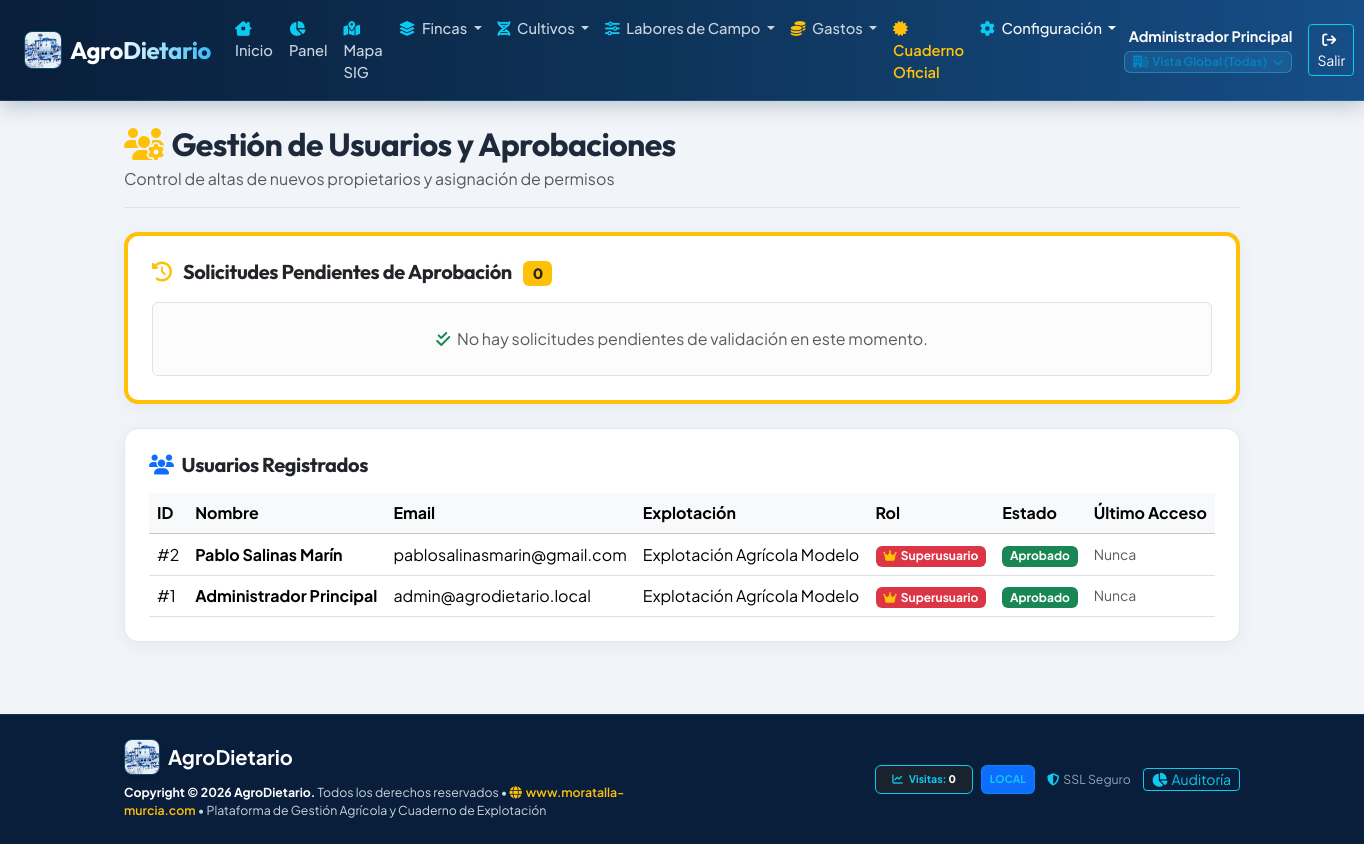
The page /views/admin/usuarios.php (signed in) on the database its author committed.
### tables this page shows
CREATE TABLE usuarios (
    id_usuario INT AUTO_INCREMENT PRIMARY KEY,
    id_propietario INT NULL,
    nombre VARCHAR(100) NOT NULL,
    apellidos VARCHAR(100) NULL,
    email VARCHAR(120) NOT NULL UNIQUE,
    password_hash VARCHAR(255) NOT NULL,
    telefono VARCHAR(30) NULL,
    rol ENUM('superadmin', 'propietario', 'tecnico', 'lector') NOT NULL DEFAULT 'propietario',
    estado ENUM('pendiente', 'aprobado', 'rechazado', 'suspendido') NOT NULL DEFAULT 'pendiente',
    motivo_solicitud TEXT NULL,
    fecha_registro TIMESTAMP DEFAULT CURRENT_TIMESTAMP,
    fecha_aprobacion DATETIME NULL,
    aprobado_por_id INT NULL,
    ultimo_acceso DATETIME NULL,
    FOREIGN KEY (id_propietario) REFERENCES propietarios(id_propietario) ON DELETE SET NULL,
    FOREIGN KEY (aprobado_por_id) REFERENCES usuarios(id_usuario) ON DELETE SET NULL,
    INDEX idx_usuario_estado (estado),
    INDEX idx_usuario_rol (rol)
);

CREATE TABLE propietarios (
    id_propietario INT AUTO_INCREMENT PRIMARY KEY,
    nombre_razon_social VARCHAR(150) NOT NULL,
    cif_nif VARCHAR(20) NULL,
    telefono VARCHAR(30) NULL,
    email VARCHAR(100) NULL,
    direccion VARCHAR(200) NULL,
    municipio VARCHAR(100) NULL,
    provincia VARCHAR(100) NULL,
    codigo_postal VARCHAR(10) NULL,
    logo VARCHAR(255) NULL,
    precio_hora_comunitaria DECIMAL(8,2) NOT NULL DEFAULT 12.00,
    precio_hora_hortalizas DECIMAL(8,2) NOT NULL DEFAULT 15.00,
    derrama_anual_comunidad DECIMAL(10,2) NOT NULL DEFAULT 150.00,
    smtp_host VARCHAR(150) NULL,
    smtp_port INT NULL,
    smtp_encryption VARCHAR(20) NULL,
    smtp_user_enc TEXT NULL,
    smtp_pass_enc TEXT NULL,
    email_remitente VARCHAR(150) NULL,
    email_comunidad VARCHAR(150) NULL DEFAULT 'alharabemoratalla@gmail.com',
    fanegas_por_hectarea DECIMAL(8,4) NOT NULL DEFAULT 3.0000,
    id_regante_principal INT NULL,
    activo TINYINT(1) NOT NULL DEFAULT 1,
    fecha_alta TIMESTAMP DEFAULT CURRENT_TIMESTAMP,
    INDEX idx_propietario_activo (activo),
    INDEX idx_propietario_regante (id_regante_principal)
);

### views/admin/usuarios.php (the view, shortened to what this page needs)
<?php
$db = Database::getConnection();
$pendientes = $db->query("
    SELECT u.*, p.nombre_razon_social AS nombre_propietario
    FROM usuarios u
    LEFT JOIN propietarios p ON u.id_propietario = p.id_propietario
    WHERE u.estado = 'pendiente'
    ORDER BY u.fecha_registro DESC
")->fetchAll();
$sqlActivos = "
    SELECT u.*, p.nombre_razon_social AS nombre_propietario
    FROM usuarios u
    LEFT JOIN propietarios p ON u.id_propietario = p.id_propietario
    WHERE u.estado != 'pendiente'
";
$sqlActivos .= " ORDER BY u.id_usuario DESC";
$activos = $db->query($sqlActivos)->fetchAll();
require_once VIEWS_PATH . '/layouts/header.php';
?>
<div class="container py-4">
    <div class="d-flex justify-content-between align-items-center pb-3 mb-4 border-bottom">
        <div>
            <h2 class="fw-bold mb-1"><i class="fa-solid fa-users-gear text-warning me-2"></i>Gestión de Usuarios y Aprobaciones</h2>
            <p class="text-muted mb-0">Control de altas de nuevos propietarios y asignación de permisos</p>
        </div>
    </div>
    <div class="card card-custom p-4 mb-4 border-top border-4 border-warning">
        <div class="d-flex justify-content-between align-items-center mb-3">
            <h5 class="fw-bold mb-0">
                <i class="fa-solid fa-clock-rotate-left text-warning me-2"></i>
                Solicitudes Pendientes de Aprobación
                <span class="badge bg-warning text-dark ms-2"><?= count($pendientes) ?></span>
            </h5>
        </div>
        <?php if (empty($pendientes)): ?>
            <div class="alert alert-light border text-center py-4 mb-0 text-muted">
                <i class="fa-solid fa-check-double text-success me-1"></i> No hay solicitudes pendientes de validación en este momento.
            </div>
        <?php endif; ?>
    </div>
    <div class="card card-custom p-4">
        <h5 class="fw-bold mb-3"><i class="fa-solid fa-users text-primary me-2"></i>Usuarios Registrados</h5>
        <div class="table-responsive">
            <table class="table table-hover align-middle mb-0">
                <thead class="table-light">
                    <tr>
                        <th>ID</th>
                        <th>Nombre</th>
                        <th>Email</th>
                        <th>Explotación</th>
                        <th>Rol</th>
                        <th>Estado</th>
                        <th>Último Acceso</th>
                    </tr>
                </thead>
                <tbody>
                    <?php foreach ($activos as $u): ?>
                        <tr>
                            <td>#<?= $u['id_usuario'] ?></td>
                            <td class="fw-bold"><?= htmlspecialchars($u['nombre'] . ' ' . $u['apellidos']) ?></td>
                            <td><?= htmlspecialchars($u['email']) ?></td>
                            <td><?= htmlspecialchars(isset($u['nombre_propietario']) ? $u['nombre_propietario'] : 'Todas (Admin)') ?></td>
                            <td>
                                <?php if ($u['rol'] === 'superadmin'): ?>
                                    <span class="badge bg-danger text-white"><i class="fa-solid fa-crown me-1 text-warning"></i>Superusuario</span>
                                <?php elseif (in_array($u['rol'], array('administrador', 'admin'))): ?>
                                    <span class="badge bg-warning text-dark"><i class="fa-solid fa-shield-halved me-1"></i>Administrador</span>
                                <?php elseif ($u['rol'] === 'propietario'): ?>
                                    <span class="badge bg-primary">Gestor Explotación</span>
                                <?php elseif ($u['rol'] === 'tecnico'): ?>
                                    <span class="badge bg-info text-dark">Técnico</span>
                                <?php elseif ($u['rol'] === 'operario'): ?>
                                    <span class="badge bg-secondary">Operario</span>
                                <?php else: ?>
                                    <span class="badge bg-light text-muted border">Lector</span>
                                <?php endif; ?>
                            </td>
                            <td>
                                <?php if ($u['estado'] === 'aprobado'): ?>
                                    <span class="badge bg-success">Aprobado</span>
                                <?php elseif ($u['estado'] === 'suspendido'): ?>
                                    <span class="badge bg-danger">Suspendido</span>
                                <?php else: ?>
                                    <span class="badge bg-dark"><?= htmlspecialchars($u['estado']) ?></span>
                                <?php endif; ?>
                            </td>
                            <td class="small text-muted"><?= $u['ultimo_acceso'] ? date('d/m/Y H:i', strtotime($u['ultimo_acceso'])) : 'Nunca' ?></td>
                        </tr>
                    <?php endforeach; ?>
                </tbody>
            </table>
        </div>
    </div>
</div>
<?php require_once VIEWS_PATH . '/layouts/footer.php'; ?>

### views/layouts/header.php (style rules this page uses)
:root { --ag-blue-primary: #1d4ed8; --ag-blue-hover: #1e40af; --ag-blue-dark: #091e3a; --ag-blue-surface: #0f2b48; --ag-blue-cyan: #06b6d4; --ag-blue-sky: #38bdf8; --ag-bg-body: #f1f5f9; --ag-card-border: #e2e8f0; }
body { background-color: var(--ag-bg-body); font-family: 'Plus Jakarta Sans', system-ui, -apple-system, sans-serif; color: #1e293b; min-height: 100vh; display: flex; flex-direction: column; }
h1, h2, h3, h4, h5, h6, .navbar-brand { font-family: 'Outfit', sans-serif; letter-spacing: -0.02em; }
.card-custom { border: 1px solid var(--ag-card-border); border-radius: 14px; box-shadow: 0 4px 20px rgba(15, 23, 42, 0.05); background: #ffffff; transition: transform 0.2s ease, box-shadow 0.2s ease; }

### rows shown on the page
usuarios: id_usuario "2", nombre+apellidos "Pablo Salinas Marín", email "pablosalinasmarin@gmail.com", id_propietario.nombre_razon_social "Explotación Agrícola Modelo", rol "superadmin" (drawn), estado "Aprobado", shows "Nunca"
usuarios: id_usuario "1", nombre+apellidos "Administrador Principal", email "admin@agrodietario.local", id_propietario.nombre_razon_social "Explotación Agrícola Modelo", rol "superadmin" (drawn), estado "Aprobado", shows "Nunca"

### other values the page prints
$u['nombre_completo'] "Administrador Principal"
$u['nombre_propietario'] "Vista Global (Todas)"
count($pendientes) "0"
$footerTitle "AgroDietario"
$contadorVisitas "0"
APP_ENV "LOCAL"
